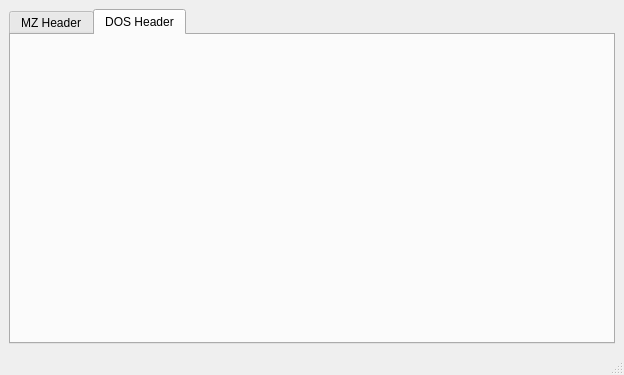
<?xml version="1.0" encoding="UTF-8"?>
<ui version="4.0">
 <class>ProgramHeaderTabs</class>
 <widget class="QMainWindow" name="ProgramHeaderTabs">
  <property name="geometry">
   <rect>
    <x>0</x>
    <y>0</y>
    <width>624</width>
    <height>375</height>
   </rect>
  </property>
  <property name="windowTitle">
   <string>MainWindow</string>
  </property>
  <widget class="QWidget" name="centralwidget">
   <layout class="QVBoxLayout" name="verticalLayout">
    <item>
     <widget class="QTabWidget" name="tabWidget">
      <property name="currentIndex">
       <number>1</number>
      </property>
      <widget class="QWidget" name="tab">
       <attribute name="title">
        <string>MZ Header</string>
       </attribute>
       <layout class="QVBoxLayout" name="verticalLayout_2">
        <property name="spacing">
         <number>4</number>
        </property>
        <property name="leftMargin">
         <number>0</number>
        </property>
        <property name="topMargin">
         <number>0</number>
        </property>
        <property name="rightMargin">
         <number>0</number>
        </property>
        <property name="bottomMargin">
         <number>0</number>
        </property>
        <item>
         <widget class="QTabWidget" name="tabWidget_2">
          <property name="currentIndex">
           <number>0</number>
          </property>
          <widget class="QWidget" name="tab_3">
           <attribute name="title">
            <string>Tab 1</string>
           </attribute>
          </widget>
          <widget class="QWidget" name="tab_4">
           <attribute name="title">
            <string>Tab 2</string>
           </attribute>
          </widget>
         </widget>
        </item>
       </layout>
      </widget>
      <widget class="QWidget" name="tab_5">
       <attribute name="title">
        <string>DOS Header</string>
       </attribute>
      </widget>
     </widget>
    </item>
   </layout>
  </widget>
  <widget class="QMenuBar" name="menubar">
   <property name="geometry">
    <rect>
     <x>0</x>
     <y>0</y>
     <width>624</width>
     <height>22</height>
    </rect>
   </property>
  </widget>
  <widget class="QStatusBar" name="statusbar"/>
 </widget>
 <resources/>
 <connections/>
</ui>
